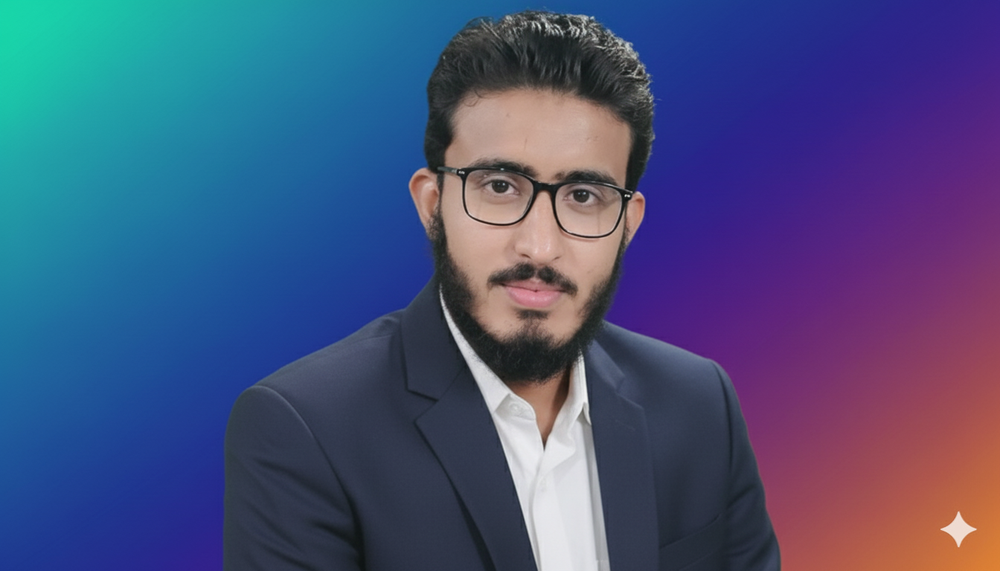
#> input picture attendance_system/media/profiles/full_profile_pic.png, 1000 x 571 px, shrunk from 1344 x 768 before the run
$ python -i preprocessing.py   (imports and definitions only)   (older library calls are emulated)
#> lines starting #> are read from the running program, lines starting #| are printed output that depends on the picture
#> further down, picture is the input picture: shape (571, 1000, 3); mean B, G, R 123.4, 81.9, 70.3
"""Advanced image preprocessing pipeline for facial recognition."""
import logging
from typing import Tuple, Optional, Dict, Any
from enum import Enum

logger = logging.getLogger(__name__)

try:
    import cv2
    HAS_OPENCV = True
except ImportError:
    cv2 = None
    HAS_OPENCV = False

try:
    import numpy as np
    HAS_NUMPY = True
except ImportError:
    # np must always be bound: type annotations below are evaluated when this
    # module is imported, so an unbound name here is a hard ImportError.
    np = None
    HAS_NUMPY = False


class PreprocessingStage(Enum):
    """Preprocessing stages in optimal order."""
    DENOISE = "denoise"
    NORMALIZE_LIGHTING = "normalize_lighting"
    ENHANCE_CONTRAST = "enhance_contrast"
    SHARPEN = "sharpen"


class ImagePreprocessor:
    """Production-grade image preprocessing for facial recognition.

    Applies preprocessing techniques intelligently based on image characteristics
    to optimize face detection and recognition accuracy while maintaining speed.
    """

    def __init__(self, enable_adaptive_preprocessing: bool = True):
        """Initialize preprocessor.

        Args:
            enable_adaptive_preprocessing: Whether to adapt preprocessing based on image analysis
        """
        self.enable_adaptive_preprocessing = enable_adaptive_preprocessing
        self.preprocessing_profile = None

    def _analyze_image_characteristics(self, image: "np.ndarray") -> Dict[str, Any]:
        """Analyze image characteristics to determine preprocessing strategy.

        Args:
            image: Input image (BGR format)

        Returns:
            Dict with analysis results
        """
        if not HAS_OPENCV:
            return {'noise_level': 'unknown', 'lighting': 'unknown', 'contrast': 'unknown'}

        try:
            gray = cv2.cvtColor(image, cv2.COLOR_BGR2GRAY) if len(image.shape) == 3 else image
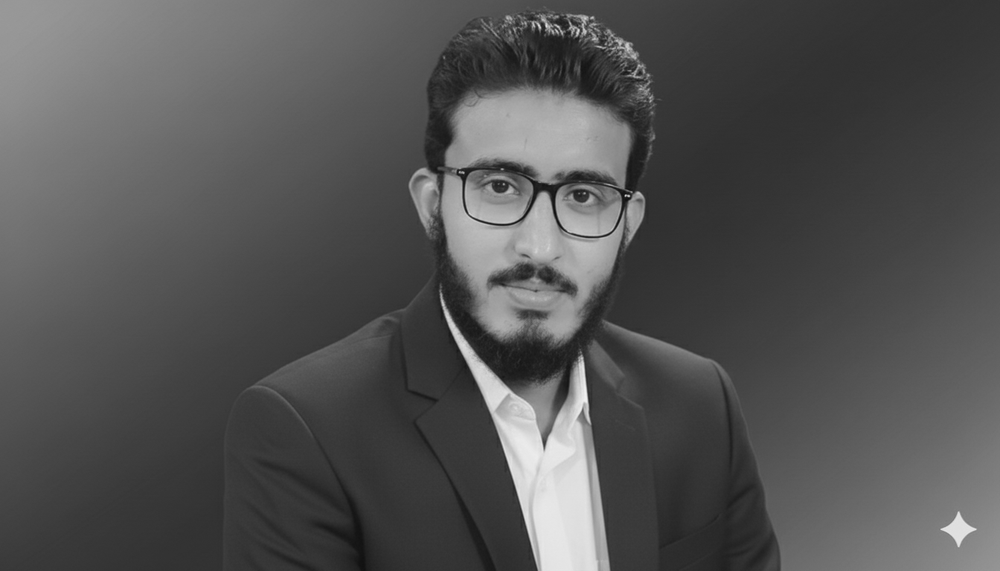
#> gray: shape (571, 1000); min 14, max 243, mean 83.1

            # Noise estimation using Laplacian variance
            laplacian = cv2.Laplacian(gray, cv2.CV_64F)
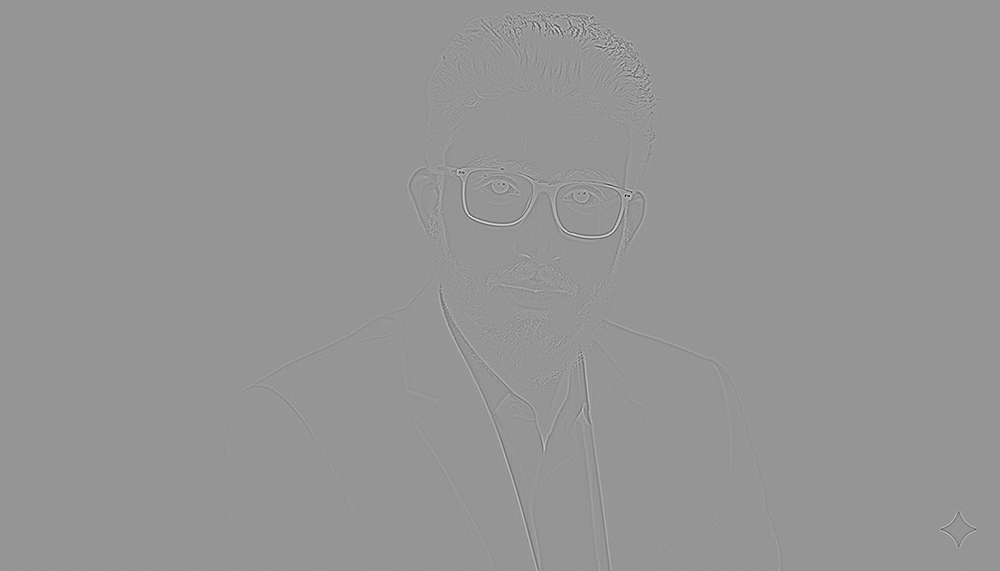
#> laplacian: shape (571, 1000) float64; min -337, max 238, mean 0; drawn with min black and max white
            noise_level = laplacian.var()
#> noise_level = 74.54

            # Lighting analysis
            brightness = np.mean(gray)
#> brightness = 83.15
            brightness_std = np.std(gray)
#> brightness_std = 38.51

            # Contrast analysis
            histogram = cv2.calcHist([gray], [0], None, [256], [0, 256])
#> histogram = 256 values, max 19587 at index 51, min 0 at index 0, mean 2230.5
            contrast = np.std(histogram)
#> contrast = 3446.3

            return {
                'noise_level': 'high' if noise_level < 100 else 'normal' if noise_level < 500 else 'low',
                'brightness': brightness,
                'brightness_std': brightness_std,
                'contrast': contrast,
                'requires_denoise': noise_level < 100,
                'requires_brightening': brightness < 60,
                'requires_darkening': brightness > 200,
                'requires_contrast_enhancement': contrast < 50,
                'lighting_condition': self._classify_lighting(brightness, brightness_std)
            }
        except Exception as e:
            logger.warning(f"Image analysis failed: {e}")
            return {}

    def _classify_lighting(self, brightness: float, brightness_std: float) -> str:
        """Classify lighting conditions."""
        if brightness < 50:
            return 'very_dark'
        elif brightness < 100:
            return 'dark'
        elif brightness > 200:
            return 'bright'
        elif brightness_std > 80:
            return 'high_variance'
        else:
            return 'normal'

    def _denoise(self, image: "np.ndarray", strength: int = 9) -> "np.ndarray":
        """Apply denoising using bilateral filtering.

        Preserves edges while reducing noise - optimal for face detection.
        """
        if not HAS_OPENCV:
            return image

        try:
            # Bilateral filter: preserves edges, reduces noise
            return cv2.bilateralFilter(image, strength, 75, 75)
        except Exception as e:
            logger.warning(f"Denoising failed: {e}")
            return image

    # [86 lines left out: functions _normalize_lighting, _enhance_contrast, _adjust_gamma, sharpen, not called in this run]

    def preprocess(self, image: "np.ndarray", aggressive: bool = False) -> Tuple["np.ndarray", Dict[str, Any]]:
        """Apply intelligent preprocessing pipeline.

        Args:
            image: Input image (BGR format)
            aggressive: If True, apply all preprocessing steps; if False, apply only necessary ones

        Returns:
            Tuple of (preprocessed_image, metadata)
        """
        if not HAS_OPENCV:
            return image, {'skipped': True, 'reason': 'OpenCV not available'}

        try:
            metadata = {}
            processed = image.copy()

            # Analyze image characteristics
            if self.enable_adaptive_preprocessing:
                characteristics = self._analyze_image_characteristics(image)
#> characteristics = 9 items
                metadata['analysis'] = characteristics
            else:
                characteristics = {}

            # Stage 1: Denoising
            if aggressive or characteristics.get('requires_denoise', False):
                processed = self._denoise(processed)
                metadata['denoise_applied'] = True

            # Stage 2: Lighting normalization
            if aggressive or characteristics.get('brightness_std', 50) > 40:
                processed = self._normalize_lighting(processed)
                metadata['lighting_normalization_applied'] = True

            # Gamma correction based on brightness
            if characteristics.get('requires_brightening', False):
                processed = self._adjust_gamma(processed, gamma=1.3)
                metadata['gamma_correction'] = 'brightened (1.3)'
            elif characteristics.get('requires_darkening', False):
                processed = self._adjust_gamma(processed, gamma=0.7)
                metadata['gamma_correction'] = 'darkened (0.7)'

            # Stage 3: Contrast enhancement
            if aggressive or characteristics.get('requires_contrast_enhancement', False):
                processed = self._enhance_contrast(processed)
                metadata['contrast_enhancement_applied'] = True

            # Stage 4: Sharpening
            if aggressive:
                processed = self.sharpen(processed)
                metadata['sharpening_applied'] = True

            metadata['preprocessing_successful'] = True
            return processed, metadata

        except Exception as e:
            logger.error(f"Preprocessing failed: {e}")
            return image, {'error': str(e), 'preprocessing_successful': False}

>>> import cv2
>>> picture = cv2.imread('../../../media/profiles/full_profile_pic.png')
>>> result = ImagePreprocessor().preprocess(picture)
